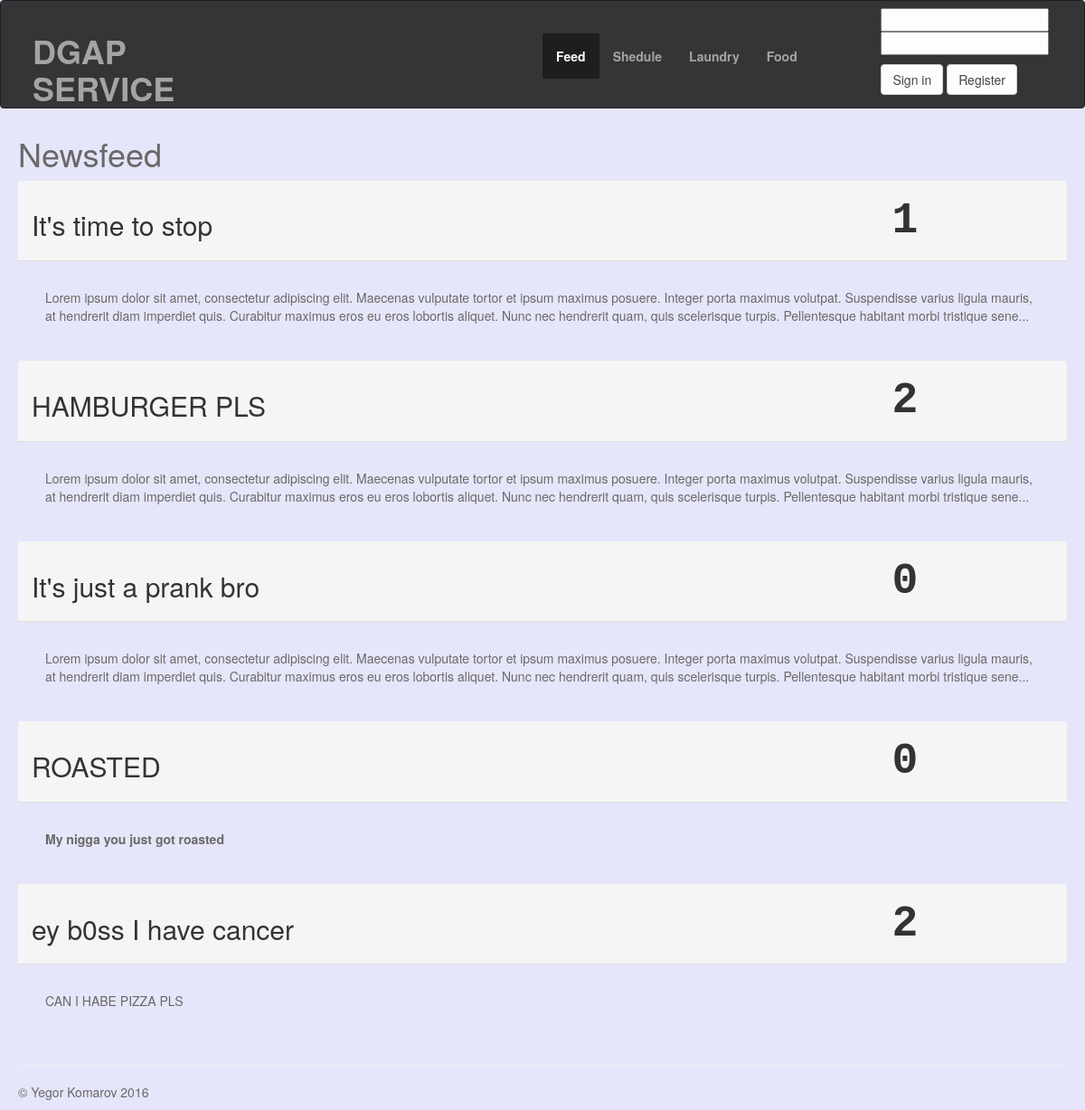
Before: /feed/ with the older database file.
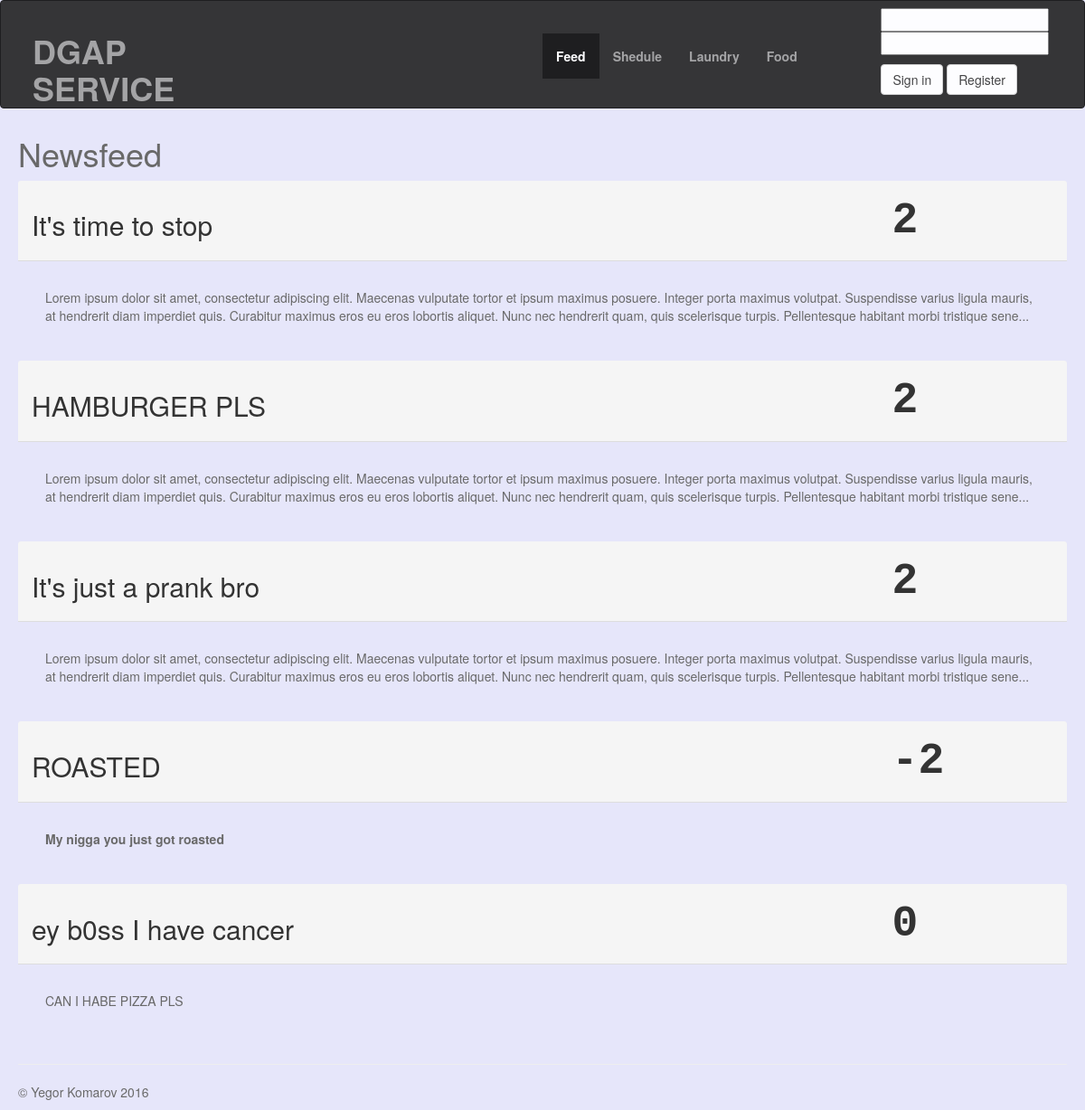
After: the same page with the newer database file.
### feed/models.py (models this page shows, shortened)
class Post(models.Model):
	title = models.CharField('Title', max_length=200)
	entry = models.TextField('Content')
	author = models.ForeignKey(settings.AUTH_USER_MODEL, parent_link=True)
	rating = models.IntegerField('Rating', default=0)
	pub_time = models.DateTimeField('Pubication time', auto_now_add=True)
	upd_time = models.DateTimeField('Last update', auto_now=True)
	def summary(self):
		strEntry = str(self.entry)
		if len(strEntry) > 350:
			return strEntry[:350] + '...'
		else:
			return strEntry
	def likedBy(self):
		return [a.user for a in RatedPost.objects.filter(post=self, mark=1)]
	def dislikedBy(self):
		return [a.user for a in RatedPost.objects.filter(post=self, mark=-1)]

### feed/views.py (the view)
class Feed(ListView):
	template_name = 'feed/feed.html'
	queryset = myPost.objects.all().order_by('-pub_time')

### feed/templates/feed/feed.html (shortened to what this page needs)
{% extends "core/base.html" %}
{% block menus %}
	<li class="active"><a href="/feed">Feed</a></li>
	<li><a href="/shedule/{{ user.group }}">Shedule</a></li>
	<li><a href="/laundry">Laundry</a></li>
	<li><a href="/food">Food</a></li>
{% endblock %}
{% block content %}
	<div class="header">
		<h1>Newsfeed</h1>
	</div>
	{% for post in object_list %}
		<div class="panel-default">
			<div class="panel-heading">
			<table width="100%">
			<tr>
				<th align="left" width="80%"> <a href="{% url 'detail' post.id %}">
					<h2>  {{post.title}} </h2>
				</a> </th>
				<th width=10% class="post-rating" align="center" rowspan="2"> {{post.rating}} </th>
				<th width=5% rowspan="2">  </th>
			</tr>
			</table>
			</div>
			<div class="panel-body">
				<div class="panel-body"> <p> {{post.summary | safe}} </p>
			</div>
		</div>
	{% endfor %}
{% endblock %}

### core/templates/core/base.html (shortened to what this page needs)
{% load static %}
<!DOCTYPE html>
<html lang="en">
  <head>
    <link rel="stylesheet" type="text/css" href="{% static 'core/css/bootstrap.css' %}">
    <link rel="stylesheet" type="text/css" href="{% static 'core/css/main.css' %}">
  </head>
  <body>
    <nav class="navbar navbar-inverse fixed-header">
      <table class="container-fluid" width=100%> <tr>
      <div class="container-fluid">
        <th class="navbar-brand" width=55%> <div class="navbar-header">
           <h1> <a href="{% url 'feed' %}"><b>DGAP SERVICE</b></a> </h1>
        </div> </th>
        <th width=30%> <ul class="nav navbar-nav">
        {% block menus %}
        {% endblock %}
        </ul> </th>
        {% block user %}
          {% if user.is_authenticated %}
            <th width=10%> <img src="{{ user.avatar.url }}" height=80px border=3> </th>
            <th class="user-info" width=10% align="left">
              <p class="text-muted">{% if user.get_full_name %} {{user.get_full_name}} {%else%} {{user}} {% endif %}</p>
              <p class="text-muted">{% if user.is_staff %} Admin {% else %} Plain user {% endif %} </p>
              <p> <form action="/logout/"> {% csrf_token %} <button type="submit" class="btn btn-default">Logout</button> </form> </p>
            </th>
          {% else %}
            <th width=20% align="center"> <form class="navbar-form pull-right" action="/login/" method="post"> {% csrf_token %}
              <p>
                <input class="span2" type="text" name="username" id="username">
                <input class="span2" type="password" name="password" id="password">
              </p>
              <p>
                <button type="submit" class="btn btn-default" name="sign" val="1">Sign in</button>
                <button type="submit" class="btn btn-default" name="register" val="1">Register</button> </form>
            </form> </th>
          {% endif %}
        {% endblock %}
      </div>
      </tr> </table>
    </nav>
    <div class="content">
      {% block content %}{% endblock %}
      <hr>
      <footer>
        <p>&copy; Yegor Komarov 2016</p>
      </footer>
    </div>
  </body>
</html>

### core/static/core/css/main.css (style rules this page uses)
.navbar-inverse { position: fixed !important; z-index: 100; width: 100%; opacity: 0.9; height: 120px; }
.content { padding-top: 130px; color: DimGray; padding-left: 20px; padding-right: 20px; }
.post-rating { font-family: "Trebuchet MS", monospace; font-size: 36pt; font-color: green; }
a { color: inherit; }
body { margin: 0; padding: 0; background-color: Lavender; }

Changed rows visible on the page:
changed Post "It's time to stop": rating "1" → "2"
changed Post "It's just a prank bro": rating "0" → "2"
changed Post "ROASTED": rating "0" → "-2"
changed Post "ey b0ss I have cancer": rating "2" → "0"
